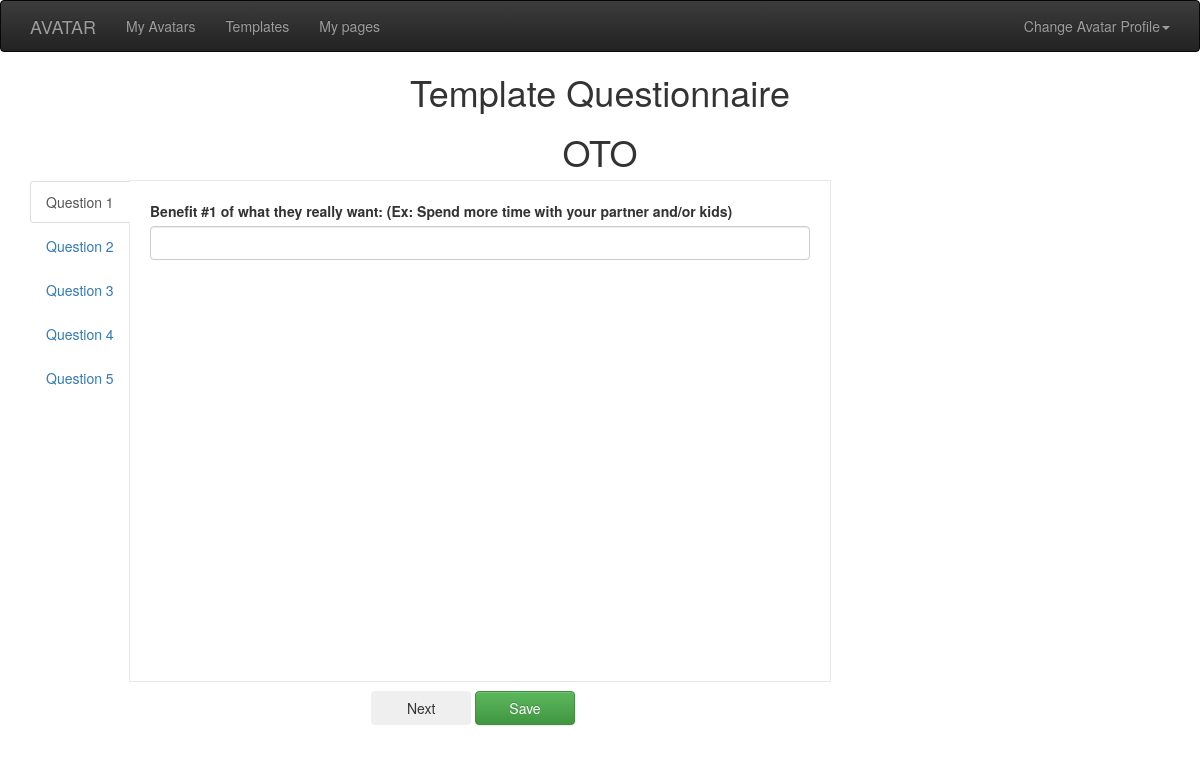
The page /index.php/preview-template/1 on the database its author committed.
### tables this page shows
CREATE TABLE `template` (
  `id` int(11) NOT NULL,
  `name` varchar(250) DEFAULT NULL,
  `template` varchar(255) NOT NULL,
  `image` varchar(255) DEFAULT NULL
);

CREATE TABLE `question` (
  `id` int(10) UNSIGNED NOT NULL COMMENT 'No Auto Increment',
  `question` varchar(500) NOT NULL,
  `predefined_answers` text,
  `template_id` int(11) DEFAULT NULL
);

### application/controllers/Template_controller.php (called while the page is built, shortened)
<?php
class Template_controller extends CI_Controller
{
    public function __construct()
    {
        $this->load->model('question');
        $this->load->model('template');
        $this->load->model('answer');
        $this->load->model('avatar');
        $this->load->helper('url_helper');
        $this->load->helper('form');
        $this->load->helper('cookie');
    }
    public function template_questions($id)
    {
        $data = [];
        $data['template'] = $this->template->getTemplate($id);
        $data['template_questions'] = $this->question->getQuestions($id);
        $data['pageType'] = 'create';
        $this->load->view('layouts/header', ['title' => 'Template Questionnaire']);
        $this->load->view('layouts/topDropdown', ['avatars' => $this->avatar->getAllAvatars()]);
        $this->load->view('template-questions', $data);
        $this->load->view('layouts/footer');
    }
    public function preview_template($id)
    {
        if (!count($this->input->post())) {
            return $this->template_questions($id);
        }
    }
}

### index.php (called while the page is built, shortened)
<?php
require_once BASEPATH.'core/CodeIgniter.php';

### application/models/Template.php (called while the page is built, shortened)
<?php
class Template extends CI_Model
{
    public function getTemplate($id)
    {
        $query = $this->db->get_where('template', ['id' => $id]);
        return $query->result()[0];
    }
}

### application/models/Question.php (called while the page is built, shortened)
<?php
class Question extends CI_Model
{
    public function getQuestions($template_id=null)
    {
        $query = $this->db->get_where('question', ['template_id' => $template_id]);
        $result = $query->result();
        return $result;
    }
}

### application/views/template-questions.php (the view, shortened to what this page needs)
<div>
    <h1 class="text-center">Template Questionnaire</h1>
    <h1 class="text-center"><?= $template->name ?></h1>
    <div class="container">
        <div class="row">
            <div class="col-md-6">
                <div class="tabbable tabs-left">
                    <ul class="nav nav-tabs">
                        <?php
                        $active = 'class="active"';
                        for ($i = 0; $i < count($template_questions); $i++) {
                            echo '<li ' . $active . '><a href="#step' . ($i + 1) . '" data-toggle="tab">Question ' . ($i + 1) . '</a></li>';
                            $active = '';
                        }
                        ?>
                    </ul>
                    <?php
                    $link = $pageType == 'create' ? 'edit-template/' . $template->id : 'preview-template/' . $template->id;
                    echo form_open($link)
                    ?>
                    <div class="tab-content">
                                <?php $active = ' active';
                                for ($i = 0; $i < count($template_questions); $i++) {
                                    ?>
                            <div class="tab-pane<?= $active ?>" id="step<?= ($i + 1) ?>">
                                <div class="avatar-question">
                                    <?php
                                    $active = '';
                                    $id = 'question_id_' . $template_questions[$i]->id;
                                    echo form_label($template_questions[$i]->question, $id, ['style' => 'display:block;']);
                                    if (isset($template_questions[$i]->predefined_answers)) {
                                        $predefined_answers = $template_questions[$i]->predefined_answers;
                                        ?>
                                        <div class="form-group">
                                            <select class="form-control" id="<?= $id ?>" name="<?= $id ?>">
                                                <?php
                                                foreach ($predefined_answers as $value) {
                                                    $selected = '';
                                                    if (isset($avatar) && $value == $avatar->answer_object[$template_questions[$i]->id]) {
                                                        $selected = 'selected="selected"';
                                                    }
                                                    echo '<option ' . $selected . '>' . $value . '</option>';
                                                }
                                                ?>
                                            </select>
                                        </div>
                                    <?php
                                    } else {
                                        $data = [
                                            'name' => $id,
                                            'id' => $id,
                                            'value' => isset($template->answer_object[$template_questions[$i]->id]) ? $template->answer_object[$template_questions[$i]->id] : '',
                                            'class' => 'form-control',
                                            'size' => '100'
                                        ];
                                        echo form_input($data);
                                    }
                                    ?>
                                </div>
                            </div>
<?php } ?>
                    </div>
                    <div class="pull-right container-fluid" style="padding: 10px;">
                        <button class="btn" id="nextButton" type="button" style="width: 100px;">Next</button>
                        <button class="btn btn-success" id="saveButton" type="submit" style="width: 100px;">Save
                        </button>
                    </div>
<?= form_close() ?>
                </div>
            </div>
        </div>
    </div>
</div>

### css/mycss.css (style rules this page uses)
.tabs-left > .nav-tabs { border-bottom: 0; }
.tab-content > .tab-pane, .pill-content > .pill-pane { display: none; }
.tab-content > .active, .pill-content > .active { display: block; }
.tabs-left > .nav-tabs > li { float: none; }
.tabs-left > .nav-tabs > li > a { min-width: 74px; margin-right: 0; margin-bottom: 3px; }
.tabs-left > .nav-tabs { float: left; margin-right: 19px; border-right: 1px solid #ddd; }
.tabs-left > .nav-tabs > li > a { margin-right: -1px; -webkit-border-radius: 4px 0 0 4px; -moz-border-radius: 4px 0 0 4px; border-radius: 4px 0 0 4px; }
.tabs-left > .nav-tabs .active > a, .tabs-left > .nav-tabs .active > a:hover, .tabs-left > .nav-tabs .active > a:focus { border-color: #ddd transparent #ddd #ddd; *border-right-color: #ffffff; }
.tab-content { outline: 1px solid #e8e8e8; margin-left: 100px; width: 700px; height: auto; min-height: 500px; }
.tab-pane { padding: 20px; }
.avatar-question { height: 100px; }

### application/views/layouts/header.php (style rules this page uses)
body { min-width: 600px; }

### rows shown on the page
template: name "OTO"
question: question+id "Benefit #1 of what they really want: (Ex: Spend more time with your partner and/or kids)"
